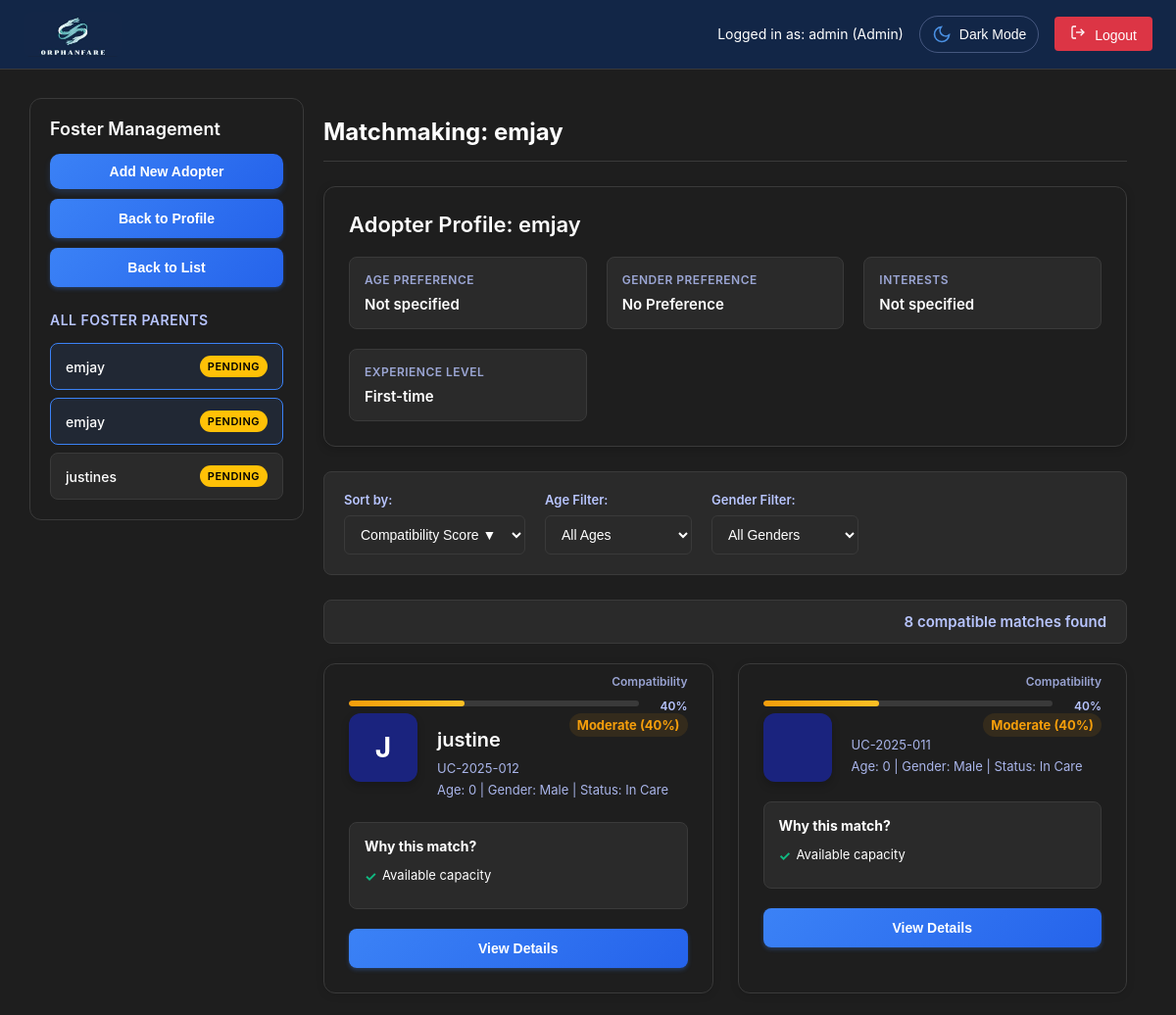
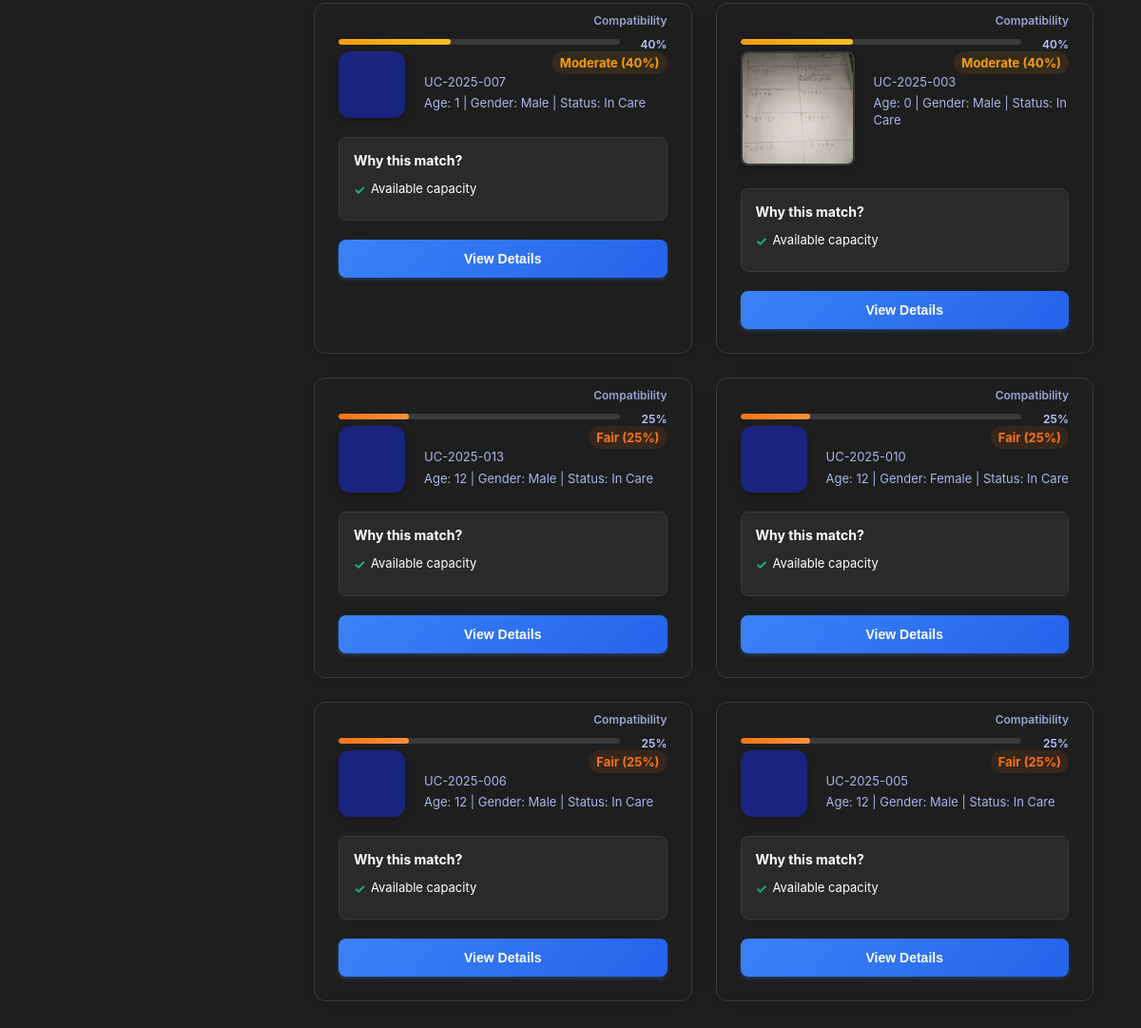
Screenshot of /admin/matchmaking.php?foster_id=FT-2025-002 (signed in) with the database file from the repository (2 pictures, top to bottom).
### tables this page shows
CREATE TABLE `users` (
  `id` int(11) NOT NULL,
  `username` varchar(50) NOT NULL,
  `email` varchar(100) NOT NULL,
  `password` varchar(255) NOT NULL,
  `role` enum('super_admin','admin','user','Social Worker','Social Welfare Assistant') DEFAULT 'user',
  `status` enum('active','inactive','pending') DEFAULT 'pending',
  `created_at` timestamp NOT NULL DEFAULT current_timestamp(),
  `updated_at` timestamp NOT NULL DEFAULT current_timestamp() ON UPDATE current_timestamp(),
  `two_factor_secret` varchar(32) DEFAULT NULL,
  `two_factor_enabled` tinyint(1) DEFAULT 0,
  `two_factor_verified` tinyint(1) DEFAULT 0,
  `two_factor_backup_codes` text DEFAULT NULL,
  `last_login` timestamp NULL DEFAULT NULL,
  `last_password_change` timestamp NOT NULL DEFAULT current_timestamp(),
  `failed_attempts` int(11) DEFAULT 0,
  `account_locked` tinyint(1) DEFAULT 0,
  `is_active` tinyint(1) DEFAULT 1
);

CREATE TABLE `foster_parents` (
  `id` int(11) NOT NULL,
  `foster_id` varchar(20) NOT NULL,
  `name` varchar(100) NOT NULL,
  `age` int(11) NOT NULL,
  `birth_date` date DEFAULT NULL,
  `birth_place` varchar(100) DEFAULT NULL,
  `educational_attainment` varchar(100) DEFAULT NULL,
  `religion` varchar(50) DEFAULT NULL,
  `gender` enum('Male','Female') DEFAULT NULL,
  `civil_status` varchar(50) DEFAULT NULL,
  `contact_number` varchar(20) DEFAULT NULL,
  `email` varchar(100) DEFAULT NULL,
  `address` text DEFAULT NULL,
  `occupation` varchar(100) DEFAULT NULL,
  `salary_multiplier` varchar(20) DEFAULT NULL,
  `monthly_income` varchar(50) DEFAULT NULL,
  `income_source` varchar(255) DEFAULT NULL,
  `status` enum('Active','Inactive','Pending','Approved','Rejected') DEFAULT 'Pending',
  `family_planning` text DEFAULT NULL,
  `adoption_awareness` text DEFAULT NULL,
  `parenting_approach` text DEFAULT NULL,
  `age_preference` varchar(50) DEFAULT NULL,
  `gender_preference` varchar(20) DEFAULT NULL,
  `interests` text DEFAULT NULL,
  `personality_traits` text DEFAULT NULL,
  `experience_level` varchar(50) DEFAULT NULL,
  `problem_presented` text DEFAULT NULL,
  `assessment_recommendation` text DEFAULT NULL,
  `family_composition` longtext DEFAULT NULL CHECK (json_valid(`family_composition`)),
  `assessment_date` date DEFAULT NULL,
  `social_worker_name` varchar(100) DEFAULT NULL,
  `psychological_evaluation` varchar(50) DEFAULT NULL,
  `psychologist_notes` text DEFAULT NULL,
  `overall_assessment` varchar(50) DEFAULT NULL,
  `dswd_referral_date` date DEFAULT NULL,
  `capacity` int(11) DEFAULT 1,
  `current_children` int(11) DEFAULT 0,
  `notes` text DEFAULT NULL,
  `photo_path` varchar(255) DEFAULT NULL,
  `created_at` timestamp NOT NULL DEFAULT current_timestamp(),
  `updated_at` timestamp NOT NULL DEFAULT current_timestamp() ON UPDATE current_timestamp(),
  `cf_home_ownership` varchar(50) DEFAULT NULL,
  `cf_years_at_address` int(11) DEFAULT NULL,
  `cf_previous_experience` text DEFAULT NULL,
  `cf_references` text DEFAULT NULL,
  `cf_emergency_contact` varchar(100) DEFAULT NULL,
  `cf_favorite_anime` text DEFAULT NULL
);

CREATE TABLE `children` (
  `id` int(11) NOT NULL,
  `child_id` varchar(20) NOT NULL,
  `name` varchar(100) NOT NULL,
  `age` int(11) NOT NULL,
  `gender` enum('Male','Female') NOT NULL,
  `date_of_birth` date DEFAULT NULL,
  `entry_date` date NOT NULL,
  `status` enum('Adoptable','Adopted','In Care','Reintegrated') DEFAULT 'In Care',
  `address` text DEFAULT NULL,
  `civil_status` varchar(50) DEFAULT NULL,
  `birth_place` varchar(255) DEFAULT NULL,
  `educational_attainment` varchar(100) DEFAULT NULL,
  `occupation` varchar(100) DEFAULT NULL,
  `monthly_income` varchar(50) DEFAULT NULL,
  `religion` varchar(100) DEFAULT NULL,
  `family_composition` text DEFAULT NULL,
  `problem_presented` text DEFAULT NULL,
  `assessment_recommendation` text DEFAULT NULL,
  `health_status` varchar(100) DEFAULT 'Good',
  `allergies` text DEFAULT NULL,
  `emergency_contact` varchar(100) DEFAULT NULL,
  `contact_phone` varchar(20) DEFAULT NULL,
  `problem_description` text DEFAULT NULL,
  `notes` text DEFAULT NULL,
  `photo_path` varchar(255) DEFAULT NULL,
  `created_at` timestamp NOT NULL DEFAULT current_timestamp(),
  `updated_at` timestamp NOT NULL DEFAULT current_timestamp() ON UPDATE current_timestamp(),
  `linked_case_id` varchar(20) DEFAULT NULL,
  `created_by` int(11) DEFAULT NULL,
  `cf_educational_level` varchar(100) DEFAULT NULL,
  `cf_religion` varchar(50) DEFAULT NULL,
  `cf_special_needs` text DEFAULT NULL,
  `cf_hobbies` text DEFAULT NULL,
  `cf_school_name` varchar(255) DEFAULT NULL,
  `cf_grade_level` varchar(50) DEFAULT NULL,
  `cf_favorite_color` text DEFAULT NULL
);

### admin/matchmaking.php (the view, shortened to what the rows shown need)
<?php
require_once 'includes/top-header.php';
$fosterId = $_GET['foster_id'];
try {
    $stmt = $pdo->prepare("SELECT * FROM foster_parents WHERE foster_id = ?");
    $stmt->execute([$fosterId]);
    $foster = $stmt->fetch();
    $childrenStmt = $pdo->prepare("SELECT * FROM children WHERE status = 'In Care' ORDER BY created_at DESC");
    $childrenStmt->execute();
    $children = $childrenStmt->fetchAll();
    $matches = [];
    foreach ($children as $child) {
        $compatibilityScore = calculateCompatibility($foster, $child);
        $matchReasons = getMatchReasons($foster, $child);
        if ($compatibilityScore > 0) {
            $matches[] = [
                'child' => $child,
                'score' => $compatibilityScore,
                'status' => getCompatibilityStatus($compatibilityScore),
                'reasons' => $matchReasons
            ];
        }
    }
    usort($matches, function($a, $b) {
        return $b['score'] - $a['score'];
    });
} catch (Exception $e) {
    error_log("Matchmaking error: " . $e->getMessage());
    header('Location: foster-details.php?foster_id=' . $fosterId . '&error=load_failed');
    exit();
}
function calculateCompatibility($foster, $child) {
    $score = 0;
    if (!empty($foster['gender_preference']) && $foster['gender_preference'] !== 'No Preference') {
        if ($foster['gender_preference'] === $child['gender']) {
            $score += 25;
        }
    } else {
        $score += 15;
    }
    if (!empty($foster['experience_level'])) {
        switch($foster['experience_level']) {
            case 'First-time':
                if ($child['age'] <= 10) $score += 15;
                break;
        }
    }
    if ($foster['current_children'] < $foster['capacity']) {
        $score += 10;
    }
    return min($score, 100);
}
function getMatchReasons($foster, $child) {
    $reasons = [];
    if ($foster['current_children'] < $foster['capacity']) {
        $reasons[] = "Available capacity";
    }
    return $reasons;
}
function getCompatibilityStatus($score) {
    if ($score >= 40) return "Moderate";
    if ($score >= 20) return "Fair";
    return "Low";
}
?>
<main class="main-content">
    <div class="content">
        <div class="sidebar-foster-list">
            <div class="foster-management-header">
                <h2 class="section-title">Foster Management</h2>
            </div>
        </div>
        <div class="matchmaking-content">
            <div class="page-header">
                <h1 class="page-title">Matchmaking: <?php echo htmlspecialchars($foster['name']); ?></h1>
            </div>
            <div class="profile-header">
                <h2>Adopter Profile: <?php echo htmlspecialchars($foster['name']); ?></h2>
                <div class="profile-info">
                    <div class="profile-item">
                        <div class="profile-label">Age Preference</div>
                        <div class="profile-value"><?php echo htmlspecialchars($foster['age_preference'] ?? 'Not specified'); ?></div>
                    </div>
                    <div class="profile-item">
                        <div class="profile-label">Gender Preference</div>
                        <div class="profile-value"><?php echo htmlspecialchars($foster['gender_preference'] ?? 'No preference'); ?></div>
                    </div>
                    <div class="profile-item">
                        <div class="profile-label">Interests</div>
                        <div class="profile-value"><?php echo htmlspecialchars($foster['interests'] ?? 'Not specified'); ?></div>
                    </div>
                    <div class="profile-item">
                        <div class="profile-label">Experience Level</div>
                        <div class="profile-value"><?php echo htmlspecialchars($foster['experience_level'] ?? 'Not specified'); ?></div>
                    </div>
                </div>
            </div>
            <div class="cards-grid" id="matchesGrid">
                <?php if (empty($matches)): ?>
                    <div class="no-matches">
                        <h3>No compatible matches found</h3>
                        <p>Try adjusting the foster parent's preferences or check back later for new children.</p>
                    </div>
                <?php else: ?>
                    <?php foreach ($matches as $match):
                        $child = $match['child'];
                        $initials = getInitials($child['name']);
                    ?>
                        <div class="card" data-age="<?php echo $child['age']; ?>" data-gender="<?php echo $child['gender']; ?>" data-score="<?php echo $match['score']; ?>" data-name="<?php echo htmlspecialchars($child['name']); ?>">
                            <div class="compatibility">
                                <div class="compatibility-label">Compatibility</div>
                                <div class="compatibility-status <?php echo strtolower($match['status']); ?>">
                                    <?php echo $match['status']; ?> (<?php echo $match['score']; ?>%)
                                </div>
                            </div>
                            <div class="score-indicator">
                                <div class="score-bar">
                                    <div class="score-fill <?php echo strtolower($match['status']); ?>" style="width: <?php echo $match['score']; ?>%"></div>
                                </div>
                                <div class="score-text"><?php echo $match['score']; ?>%</div>
                            </div>
                            <div class="card-header">
                                <div class="child-photo">
                                    <?php
                                    $photoPath = $child['photo_path'] ?? '';
                                    $hasPhoto = false;
                                    $finalPhotoPath = '';
                                    if (!empty($photoPath)) {
                                        $possiblePaths = [
                                            $photoPath,
                                            '../uploads/children/' . $photoPath,
                                            'uploads/children/' . $photoPath,
                                            '../' . $photoPath,
                                            $photoPath
                                        ];
                                        foreach ($possiblePaths as $testPath) {
                                            if (file_exists($testPath) && is_file($testPath)) {
                                                $hasPhoto = true;
                                                $finalPhotoPath = $testPath;
                                                break;
                                            }
                                        }
                                    }
                                    if ($hasPhoto):
                                    ?>
                                        <img src="<?php echo htmlspecialchars($finalPhotoPath); ?>"
                                            alt="<?php echo htmlspecialchars($child['name']); ?>"
                                            class="child-image"
                                            onerror="this.style.display='none'; this.nextElementSibling.style.display='flex';">
                                    <?php else: ?>
                                        <div class="avatar" style="background: <?php echo getAvatarColor($child['name']); ?>;">
                                            <?php echo $initials; ?>
                                        </div>
                                    <?php endif; ?>
                                </div>
                                <div class="card-info">
                                    <h3><?php echo htmlspecialchars($child['name']); ?></h3>
                                    <div class="card-details"><?php echo htmlspecialchars($child['child_id']); ?></div>
                                    <div class="card-details">
                                        Age: <?php echo $child['age']; ?> |
                                        Gender: <?php echo $child['gender']; ?> |
                                        Status: <?php echo htmlspecialchars($child['status']); ?>
                                    </div>
                                </div>
                            </div>
                            <div class="match-reasons-section">
                                <div class="match-reasons-title">Why this match?</div>
                                <div class="match-reasons">
                                    <?php foreach ($match['reasons'] as $reason): ?>
                                        <p><?php echo htmlspecialchars($reason); ?></p>
                                    <?php endforeach; ?>
                                </div>
                            </div>
                            <div class="card-actions">
                                <button class="btn btn-secondary" onclick="navigateToChildManagement('<?php echo $child['child_id']; ?>')">
                                    View Details
                                </button>
                            </div>
                        </div>
                    <?php endforeach; ?>
                <?php endif; ?>
            </div>
        </div>
    </div>
</main>
<?php require_once 'includes/footer.php'; ?>

### admin/includes/top-header.php (shortened to what the rows shown need)
<?php
require_once '../config/database.php';
require_once 'auth.php';
$currentUser = getCurrentUser();
try {
    $stmt = $pdo->prepare("SELECT role FROM users WHERE id = ?");
    $stmt->execute([$currentUser['id']]);
    $dbUser = $stmt->fetch(PDO::FETCH_ASSOC);
    if ($dbUser && $dbUser['role']) {
        $currentUser = getCurrentUser();
    }
} catch (Exception $e) {
}
?>
<!DOCTYPE html>
<html lang="en">
<head>
    <link rel="stylesheet" href="../css/common.css">
    <link rel="stylesheet" href="../css/admin.css">
</head>
<body>
<div class="dashboard-container">
    <div class="top-header">
        <div class="user-info">
            <span class="user-status">Logged in as: <?php echo htmlspecialchars($currentUser['username'] ?? 'Admin'); ?> (<?php
                $roleDisplay = match($currentUser['role']) {
                    'super_admin' => 'Super Admin',
                    'admin' => 'Admin',
                    'Social Worker' => 'Social Worker',
                    'Social Welfare Assistant' => 'Social Welfare Assistant',
                    default => ucfirst($currentUser['role'])
                };
                echo htmlspecialchars($roleDisplay);
            ?>)</span>
            <button id="themeToggle" class="theme-toggle">
                <span class="theme-icon">
                </span>
                <span class="text">Dark Mode</span>
            </button>
            <button class="logout-btn" onclick="logout()">
                <svg width="16" height="16" viewBox="0 0 24 24" fill="none" stroke="currentColor" stroke-width="2" style="margin-right: 5px;">
                    <path d="M9 21H5a2 2 0 0 1-2-2V5a2 2 0 0 1 2-2h4"/>
                    <polyline points="16 17 21 12 16 7"/>
                    <line x1="21" y1="12" x2="9" y2="12"/>
                </svg>
                Logout
            </button>
        </div>
    </div>
</div>

### rows the page displays
users: role "admin", role "Admin"
foster_parents: name "emjay", age_preference "Not specified", gender_preference "No Preference", interests "Not specified", experience_level "First-time"
children: status "Moderate", score "40", name "J", name "justine", child "UC-2025-012", age "0", gender "Male", status "In Care", reason "Available capacity"
children: status "Moderate", score "40", child "UC-2025-011", age "0", gender "Male", status "In Care", reason "Available capacity"
children: status "Moderate", score "40", child "UC-2025-007", age "1", gender "Male", status "In Care", reason "Available capacity"
children: status "Moderate", score "40", photo_path (picture), child "UC-2025-003", age "0", gender "Male", status "In Care", reason "Available capacity"
children: status "Fair", score "25", child "UC-2025-013", age "12", gender "Male", status "In Care", reason "Available capacity"
children: status "Fair", score "25", child "UC-2025-010", age "12", gender "Female", status "In Care", reason "Available capacity"
children: status "Fair", score "25", child "UC-2025-006", age "12", gender "Male", status "In Care", reason "Available capacity"
children: status "Fair", score "25", child "UC-2025-005", age "12", gender "Male", status "In Care", reason "Available capacity"

### other values shown
$fosterItem['name'] "emjay"
getStatusDisplay($fosterItem['status']) "PENDING"
$fosterItem['name'] "justines"
count($matches) "8"
